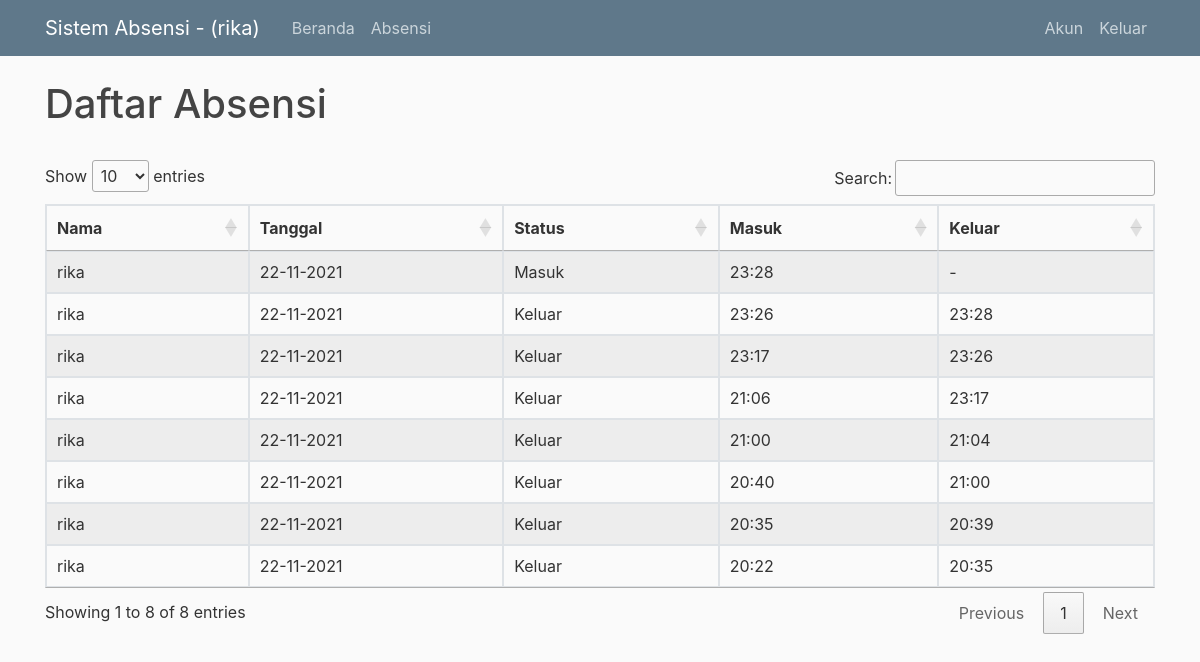
The app's page /home (signed in), older data.
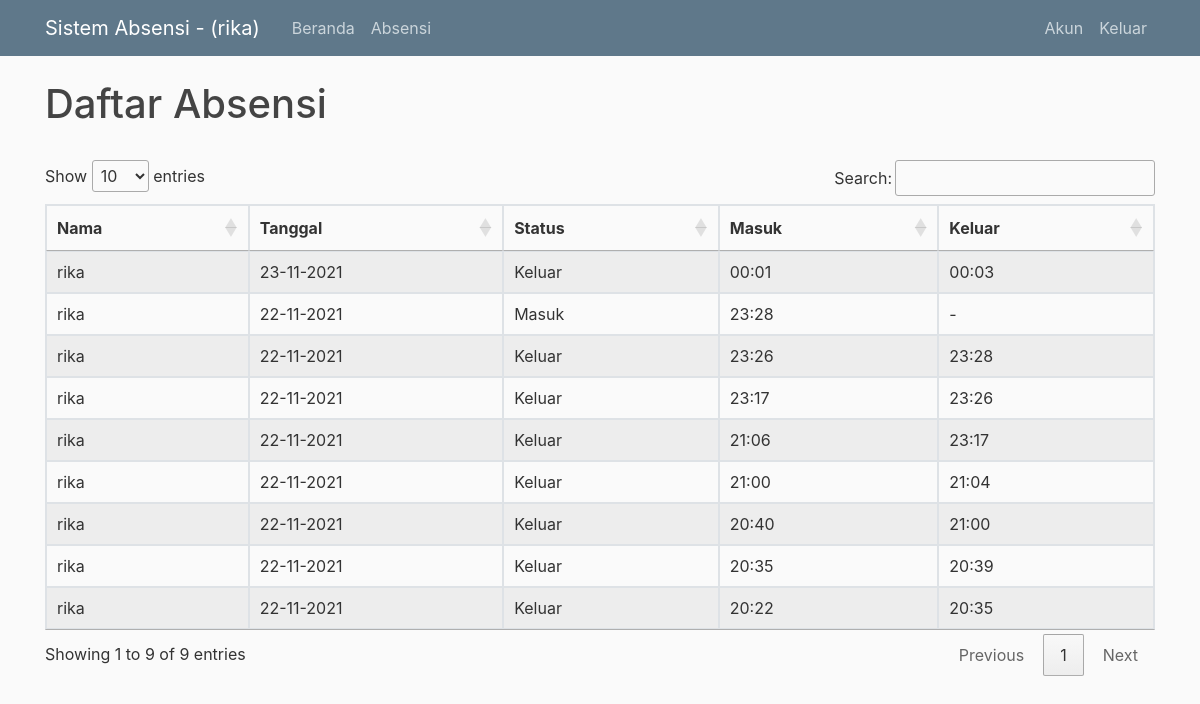
The same page, newer data.
### flaskblog/models.py (models this page shows, shortened)
class User(db.Model, UserMixin):
  id = db.Column(db.Integer, primary_key=True)
  username = db.Column(db.String(20), unique=True, nullable=False)
  email = db.Column(db.String(120), unique=True, nullable=False)
  image_file = db.Column(db.String(20), nullable=False)
  password = db.Column(db.String(60), nullable=False)
  face = db.relationship('Photo', backref='facePhotos', lazy=True)
  presence = db.relationship('Presence', backref="presencing", lazy="dynamic")

class Presence(db.Model):
  id = db.Column(db.Integer, primary_key=True)
  user_id = db.Column(db.Integer, db.ForeignKey('user.id'), nullable=False)
  status = db.Column(db.Text, nullable=False, default="Masuk")
  dateIn = db.Column(db.DateTime, nullable=False)
  dateOut = db.Column(db.DateTime, nullable=True)

### flaskblog/routes.py (the view)
@app.route("/")
@app.route("/home")
def home():
    recog_Camera.stop()
    camera.stop()
    presences = []
    try:
        if current_user.username == "admin":
            presences = Presence.query.all()
        else:
            presences = current_user.presence
    except:
        pass
    return render_template('home.html', presences=presences)

### flaskblog/camera.py (called while the page is built)
    def stop(self):
        logger.debug("Stopping thread")
        self.isrunning = False

### flaskblog/cameraRecog.py (called while the page is built)
    def stop(self):
        logger.debug("Stopping thread")
        self.isrunning = False

### flaskblog/models.py (called while the page is built)
@login_manager.user_loader
def load_user(user_id):
  return User.query.get(int(user_id))

### flaskblog/templates/home.html (shortened to what this page needs)
{% extends "layout.html" %}
{% block content %}
  <style>
    table.dataTable thead .sorting:after,
    table.dataTable thead .sorting:before,
    table.dataTable thead .sorting_asc:after,
    table.dataTable thead .sorting_asc:before,
    table.dataTable thead .sorting_asc_disabled:after,
    table.dataTable thead .sorting_asc_disabled:before,
    table.dataTable thead .sorting_desc:after,
    table.dataTable thead .sorting_desc:before,
    table.dataTable thead .sorting_desc_disabled:after,
    table.dataTable thead .sorting_desc_disabled:before {
      bottom: .5em;
      }
  </style>
  <h1>Daftar Absensi</h1>
  <br>
  {% if presences %}
    <table id="dtBasicExample" class="table table-striped table-bordered table-sm" cellspacing="0" width="100%">
      <thead>
        <tr>
          <th scope="col">Nama</th>
          <th scope="col">Tanggal</th>
          <th scope="col">Status</th>
          <th scope="col">Masuk</th>
          <th scope="col">Keluar</th>
        </tr>
      </thead>
      <tbody>
        {% for presence in presences %}
          <tr>
            <td>{{ presence.presencing.username }}</td>
            <td>{{ presence.dateIn.strftime("%d-%m-%Y") }}</td>
            <td>{{ presence.status }}</td>
            <td>{{ presence.dateIn.strftime("%H:%M") }}</td>
            <td>
              {% if presence.dateOut %}
                {{ presence.dateOut.strftime("%H:%M") }}
              {% else %}
                -
              {% endif %}
            </td>
          </tr>
        {% endfor %}
      </tbody>
    </table>
  {% else %}
    <div>Silahkan Login untuk melihat daftar absensi.</div>
  {% endif %}
{% endblock content %}

### flaskblog/templates/layout.html (shortened to what this page needs)
<!DOCTYPE html>
<html>
<head>
    <link rel="stylesheet" href="https://maxcdn.bootstrapcdn.com/bootstrap/4.0.0/css/bootstrap.min.css">
    <link href="https://cdn.datatables.net/1.11.3/css/jquery.dataTables.min.css" rel="stylesheet">
    <link rel="stylesheet" type="text/css" href="{{ url_for('static', filename='main.css') }}">
</head>
<body>
    <header class="site-header">
      <nav class="navbar navbar-expand-md navbar-dark bg-steel fixed-top">
        <div class="container">
          {% if current_user.is_authenticated %}
            <a class="navbar-brand mr-4" href="/">Sistem Absensi - ({{ current_user.username }})</a>
          {% else %}
            <a class="navbar-brand mr-4" href="/">Sistem Absensi</a>
          {% endif %}
          <div class="collapse navbar-collapse" id="navbarToggle">
            <div class="navbar-nav mr-auto">
              <a class="nav-item nav-link" href="{{ url_for('home') }}">Beranda</a>
              {% if current_user.is_authenticated %}
                <a class="nav-item nav-link" href="{{ url_for('recognition') }}">Absensi</a>
              {% endif %}
            </div>
            <div class="navbar-nav">
              {% if current_user.is_authenticated %}
                <a class="nav-item nav-link" href="{{ url_for('settings') }}">Akun</a>
                <a class="nav-item nav-link" href="{{ url_for('logout') }}">Keluar</a>
              {% else %}
                <a class="nav-item nav-link" href="{{ url_for('login') }}">Masuk</a>
              {% endif %}
            </div>
          </div>
        </div>
      </nav>
    </header>
    <main role="main" class="container">
      <div class="row">
        <div class="col-md-12">
          {% block content %}{% endblock %}
        </div>
      </div>
    </main>
   </body>
</html>

### flaskblog/static/main.css (style rules this page uses)
body { background: #fafafa; color: #333333; margin-top: 5rem; }
h1, h2, h3, h4, h5, h6 { color: #444444; }
.bg-steel { background-color: #5f788a; }
.site-header .navbar-nav .nav-link { color: #cbd5db; }

### flaskblog/templates/home.html (style rules this page uses)
table.dataTable thead .sorting:after, table.dataTable thead .sorting:before, table.dataTable thead .sorting_asc:after, table.dataTable thead .sorting_asc:before, table.dataTable thead .sorting_asc_disabled:after, table.dataTable thead .sorting_asc_disabled:before, table.dataTable thead .sorting_desc:after, table.dataTable thead .sorting_desc:before, table.dataTable thead .sorting_desc_disabled:after, table.dataTable thead .sorting_desc_disabled:before { bottom: .5em; }

Row changes from the older to the newer data that the page shows:
added Presence: presencing.username "rika", dateIn "23-11-2021", status "Keluar", dateIn "00:01", dateOut "00:03"
Text that changed along with them:
text written by a page script: "Show entries Search: Showing 1 to 8 of 8 entries Previous 1 Next" → "Show entries Search: Showing 1 to 9 of 9 entries Previous 1 Next"
